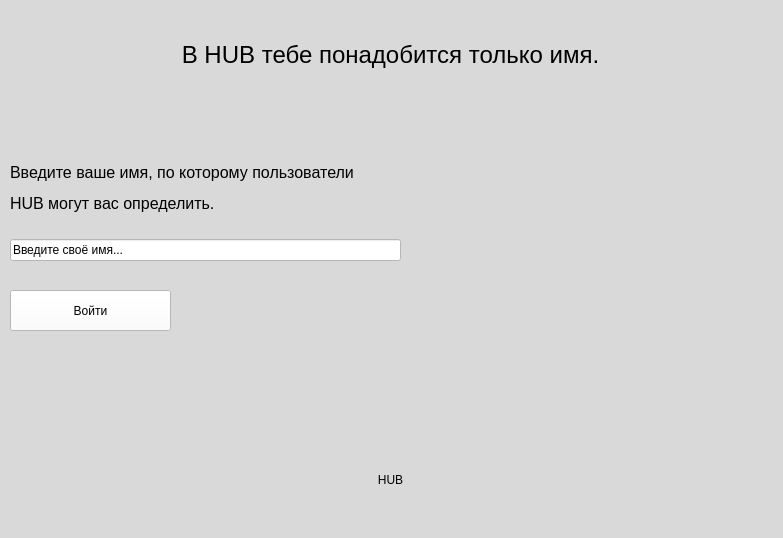
<?xml version="1.0" encoding="UTF-8"?>
<ui version="4.0">
 <class>MainWindow</class>
 <widget class="QMainWindow" name="MainWindow">
  <property name="geometry">
   <rect>
    <x>0</x>
    <y>0</y>
    <width>783</width>
    <height>538</height>
   </rect>
  </property>
  <property name="windowTitle">
   <string>HUB</string>
  </property>
  <property name="styleSheet">
   <string notr="true">background-color: rgb(217, 217, 217);</string>
  </property>
  <widget class="QWidget" name="centralwidget">
   <widget class="QLabel" name="label">
    <property name="geometry">
     <rect>
      <x>0</x>
      <y>30</y>
      <width>781</width>
      <height>51</height>
     </rect>
    </property>
    <property name="styleSheet">
     <string notr="true">color:black;
</string>
    </property>
    <property name="text">
     <string>&lt;html&gt;&lt;head/&gt;&lt;body&gt;&lt;p align=&quot;center&quot;&gt;&lt;span style=&quot; font-size:18pt;&quot;&gt;В HUB тебе понадобится только имя.&lt;/span&gt;&lt;/p&gt;&lt;/body&gt;&lt;/html&gt;</string>
    </property>
    <property name="margin">
     <number>0</number>
    </property>
   </widget>
   <widget class="QPushButton" name="pushButton">
    <property name="geometry">
     <rect>
      <x>10</x>
      <y>290</y>
      <width>161</width>
      <height>41</height>
     </rect>
    </property>
    <property name="styleSheet">
     <string notr="true">color:black;
background-color: rgb(255, 255, 255);


</string>
    </property>
    <property name="text">
     <string>Войти</string>
    </property>
   </widget>
   <widget class="QLabel" name="label_3">
    <property name="geometry">
     <rect>
      <x>10</x>
      <y>470</y>
      <width>761</width>
      <height>20</height>
     </rect>
    </property>
    <property name="styleSheet">
     <string notr="true">color:black;</string>
    </property>
    <property name="text">
     <string>&lt;html&gt;&lt;head/&gt;&lt;body&gt;&lt;p align=&quot;center&quot;&gt;HUB&lt;/p&gt;&lt;/body&gt;&lt;/html&gt;</string>
    </property>
   </widget>
   <widget class="QWidget" name="">
    <property name="geometry">
     <rect>
      <x>10</x>
      <y>150</y>
      <width>391</width>
      <height>111</height>
     </rect>
    </property>
    <layout class="QVBoxLayout" name="verticalLayout">
     <property name="spacing">
      <number>12</number>
     </property>
     <item>
      <widget class="QLabel" name="label_2">
       <property name="styleSheet">
        <string notr="true">color:black;
</string>
       </property>
       <property name="text">
        <string>&lt;html&gt;&lt;head/&gt;&lt;body&gt;&lt;p&gt;&lt;span style=&quot; font-size:12pt;&quot;&gt;Введите ваше имя, по которому пользователи &lt;/span&gt;&lt;/p&gt;&lt;p&gt;&lt;span style=&quot; font-size:12pt;&quot;&gt;HUB могут вас определить.&lt;/span&gt;&lt;/p&gt;&lt;/body&gt;&lt;/html&gt;</string>
       </property>
      </widget>
     </item>
     <item>
      <widget class="QLineEdit" name="lineEdit">
       <property name="styleSheet">
        <string notr="true">color: black;
background-color: rgb(255, 255, 255);</string>
       </property>
       <property name="text">
        <string>Введите своё имя...</string>
       </property>
      </widget>
     </item>
    </layout>
   </widget>
  </widget>
  <widget class="QMenuBar" name="menubar">
   <property name="geometry">
    <rect>
     <x>0</x>
     <y>0</y>
     <width>783</width>
     <height>22</height>
    </rect>
   </property>
  </widget>
  <widget class="QStatusBar" name="statusbar"/>
 </widget>
 <resources/>
 <connections/>
</ui>
